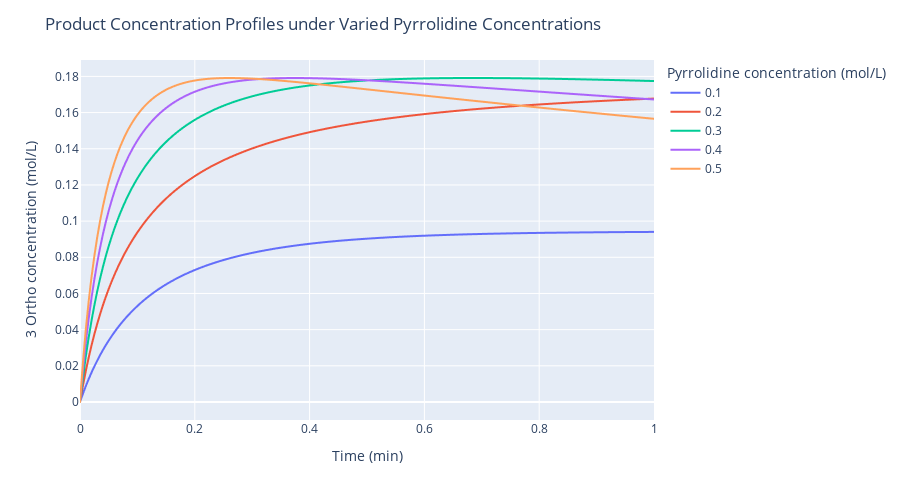

This figure's notebook cell:
### Code cell
# Target product concentration profiles under varied pyrrolidine concentrations
# Similar thing happens with the pyrrolidine concentration. 3 ortho concentration will go lower at the latter flow reactor part if 2 pyrrolidine is excessive
operation_params = [
    ({"param": "Temperature"}, 100), # oC
    ({"param": "Residence_Time"}, 1), # min
    ({"param": "Concentration", "stream": "Continuous_Flow", "species": "prld"}, [0.1, 0.2, 0.3, 0.4, 0.5]), # mol/L
]
pyrrolidine_snar.plot_product_profile_with_prld_concs(operation_params)

### Figure 1 — Plotly figure (JSON) as saved in the notebook; plotly's stock layout.template omitted (floating-point values rounded to 4 significant figures; data arrays with more than 128 entries replaced by an {"elided": "..."} marker saying what was removed)
{"data": [{"hovertemplate": "Pyrrolidine concentration (mol/L)=0.1<br>Time (min)=%{x}<br>3 Ortho concentration (mol/L)=%{y}<extra></extra>", "legendgroup": "0.1", "line": {"color": "#636efa", "dash": "solid"}, "marker": {"symbol": "circle"}, "mode": "lines", "name": "0.1", "showlegend": true, "type": "scattergl", "x": {"elided": "201 float values"}, "xaxis": "x", "y": {"elided": "201 float values"}, "yaxis": "y"}, {"hovertemplate": "Pyrrolidine concentration (mol/L)=0.2<br>Time (min)=%{x}<br>3 Ortho concentration (mol/L)=%{y}<extra></extra>", "legendgroup": "0.2", "line": {"color": "#EF553B", "dash": "solid"}, "marker": {"symbol": "circle"}, "mode": "lines", "name": "0.2", "showlegend": true, "type": "scattergl", "x": {"elided": "201 float values"}, "xaxis": "x", "y": {"elided": "201 float values"}, "yaxis": "y"}, {"hovertemplate": "Pyrrolidine concentration (mol/L)=0.3<br>Time (min)=%{x}<br>3 Ortho concentration (mol/L)=%{y}<extra></extra>", "legendgroup": "0.3", "line": {"color": "#00cc96", "dash": "solid"}, "marker": {"symbol": "circle"}, "mode": "lines", "name": "0.3", "showlegend": true, "type": "scattergl", "x": {"elided": "201 float values"}, "xaxis": "x", "y": {"elided": "201 float values"}, "yaxis": "y"}, {"hovertemplate": "Pyrrolidine concentration (mol/L)=0.4<br>Time (min)=%{x}<br>3 Ortho concentration (mol/L)=%{y}<extra></extra>", "legendgroup": "0.4", "line": {"color": "#ab63fa", "dash": "solid"}, "marker": {"symbol": "circle"}, "mode": "lines", "name": "0.4", "showlegend": true, "type": "scattergl", "x": {"elided": "201 float values"}, "xaxis": "x", "y": {"elided": "201 float values"}, "yaxis": "y"}, {"hovertemplate": "Pyrrolidine concentration (mol/L)=0.5<br>Time (min)=%{x}<br>3 Ortho concentration (mol/L)=%{y}<extra></extra>", "legendgroup": "0.5", "line": {"color": "#FFA15A", "dash": "solid"}, "marker": {"symbol": "circle"}, "mode": "lines", "name": "0.5", "showlegend": true, "type": "scattergl", "x": {"elided": "201 float values"}, "xaxis": "x", "y": {"elided": "201 float values"}, "yaxis": "y"}], "layout": {"height": 500, "legend": {"title": {"text": "Pyrrolidine concentration (mol/L)"}, "tracegroupgap": 0}, "margin": {"t": 60}, "title": {"text": "Product Concentration Profiles under Varied Pyrrolidine Concentrations"}, "width": 900, "xaxis": {"anchor": "y", "domain": [0, 1], "title": {"text": "Time (min)"}}, "yaxis": {"anchor": "x", "domain": [0, 1], "title": {"text": "3 Ortho concentration (mol/L)"}}}}
